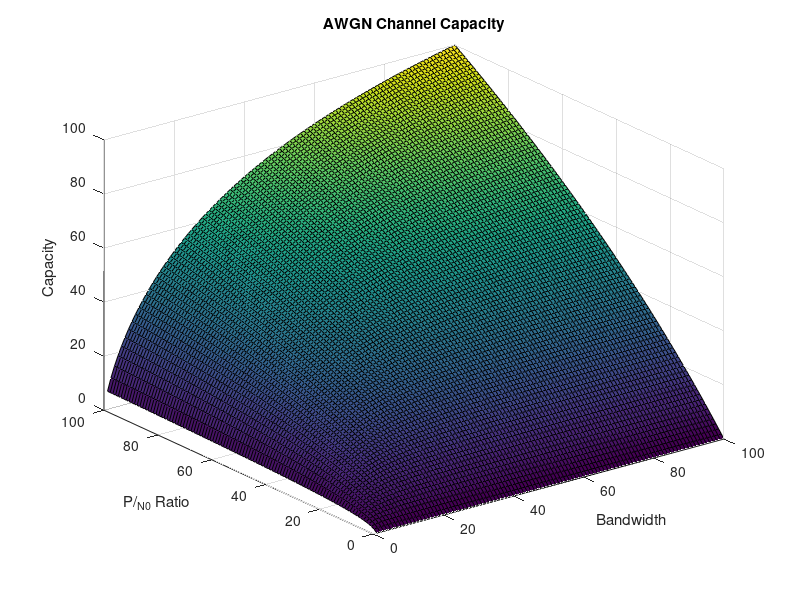

This figure's MATLAB source:
%% AWGN Channel Capacity
%% 3D Approach. Surface Plot.
%% ==========================

W = 0:1:100;
[W, P_N0] = meshgrid(W);
C = W.*log2(1+(P_N0).*(1./W));
surf(W,P_N0,C)
xlabel('Bandwidth');
ylabel('P/_{N0} Ratio');
zlabel('Capacity');
title('AWGN Channel Capacity');
